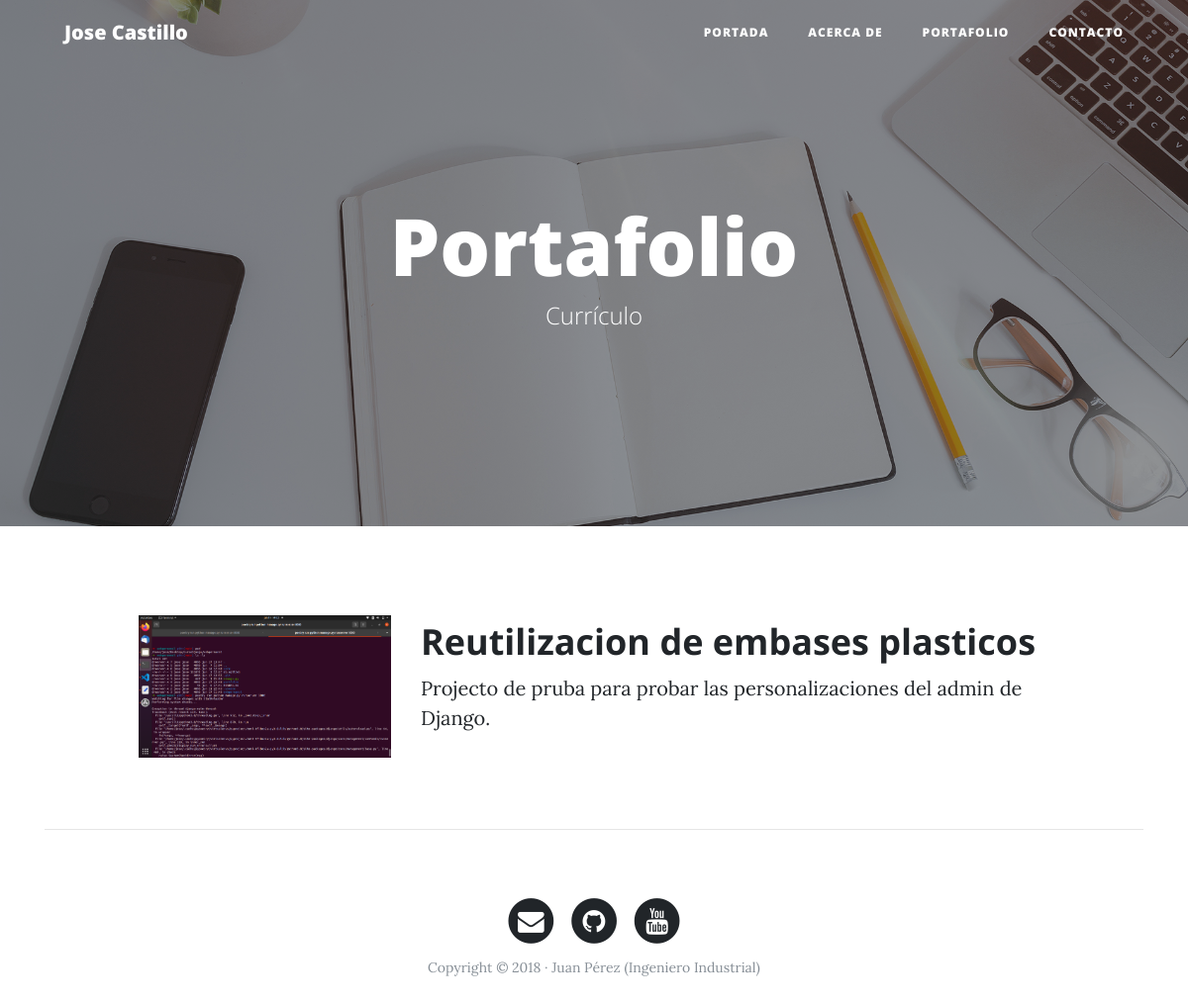
/portfolio/, run on an earlier commit of the app's database.
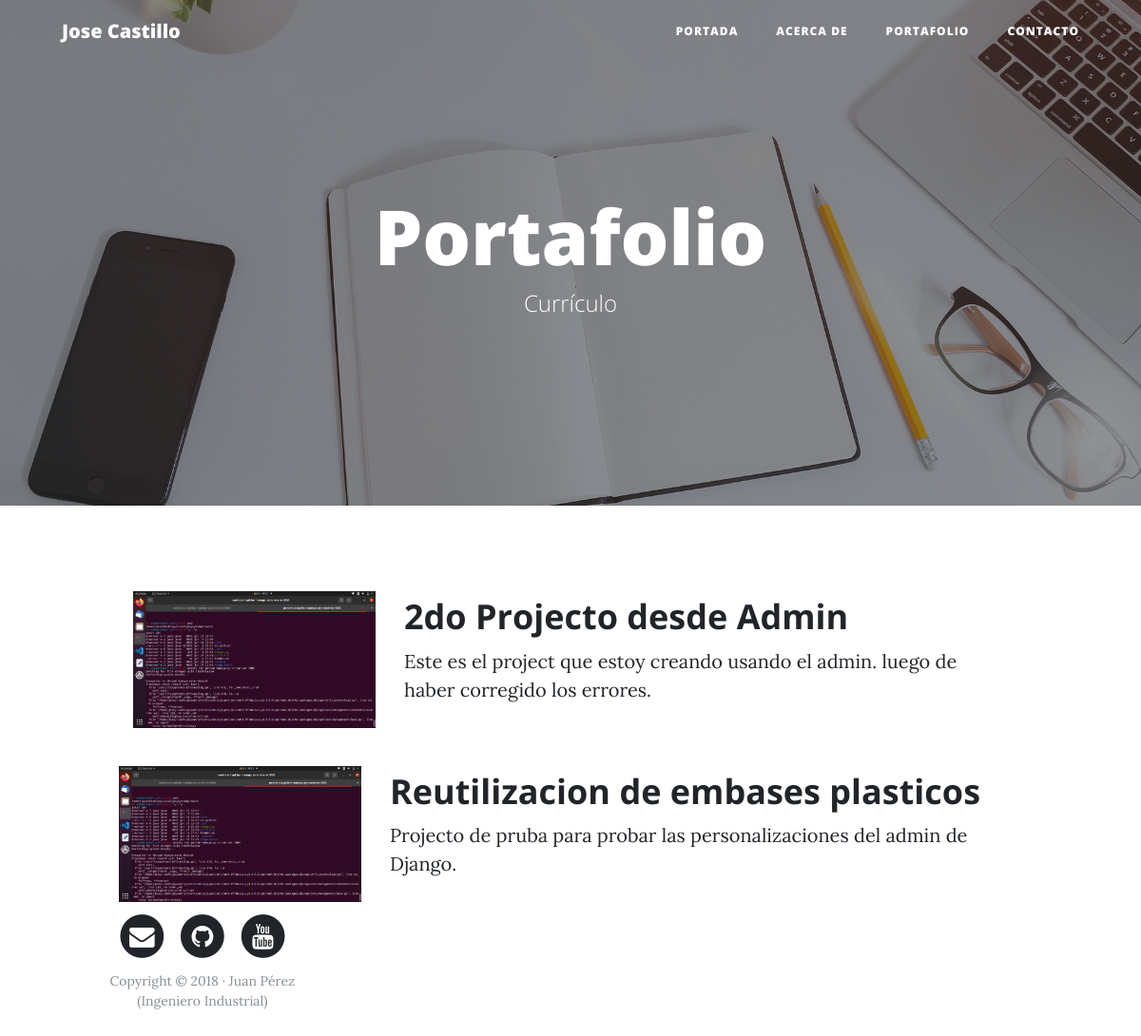
And on a later commit of the database.
### portfolio/models.py (models this page shows, shortened)
class Project(models.Model):
    title = models.CharField(max_length=200, verbose_name="Titulo")
    description = models.TextField()
    image = models.ImageField(upload_to="projects")
    link = models.URLField(null=True, blank=True)
    created = models.DateTimeField(auto_now_add=True)
    updated = models.DateTimeField(auto_now=True)
    class Meta:
        verbose_name = "proyecto"
        ordering = ["-created"]

### portfolio/views.py (the view)
# urls.py: path('portfolio/',portfolio_views.portafolio,name='portafolio'),
def portafolio(request):
    projects = Project.objects.all()
    return render(request,"portfolio/portfolio.html", {'projects':projects})

### portfolio/templates/portfolio/portfolio.html (shortened to what this page needs)
{% extends 'core/base.html' %}
{% block background %}{% load static %}{% static 'core/img/portfolio-bg.jpg' %}{% endblock %}
{% block headers %}
<h1>Portafolio</h1>
<span class="subheading">Currículo</span>
{% endblock %}
{% block content %}
    {% for project in projects%}
        <div class="row">
            <div class="container">
                <div class="row project">
                <div class="col-lg-3 col-md-4 offset-lg-1">
                        <img class="img-fluid" src="{{project.image.url}}" alt="">
                </div>
                <div class="col-lg-7 col-md-8">
                    <h2 class="section-heading title">{{project.title}}</h2>
                    <p>{{project.description}}</p>
                </div>
                </div>
            </div>
    {% endfor %}
{% endblock %}

### core/templates/core/base.html (shortened to what this page needs)
<!DOCTYPE html>
<html lang="es">
  <head>
    {% load static %}
    <link href="{% static 'core/vendor/bootstrap/css/bootstrap.min.css' %}" rel="stylesheet">
    <link href="{% static 'core/vendor/font-awesome/css/font-awesome.min.css' %}" rel="stylesheet" type="text/css">
    <link href="{% static 'core/css/clean-blog.min.css' %}" rel="stylesheet">
  </head>
  <body>
    <nav class="navbar navbar-expand-lg navbar-light fixed-top" id="mainNav">
      <div class="container">
        <a class="navbar-brand" href="{% url 'home'%}">Jose Castillo</a>
        <div class="collapse navbar-collapse" id="navbarResponsive">
          <ul class="navbar-nav ml-auto">
            <li class="nav-item">
              <a class="nav-link" href="{% url 'home'%}">Portada</a>
            </li>
            <li class="nav-item">
              <a class="nav-link" href="{% url 'about'%}">Acerca de</a>
            </li>
            <li class="nav-item">
              <a class="nav-link" href="{% url 'portafolio'%}">Portafolio</a>
            </li>
            <li class="nav-item">
              <a class="nav-link" href="{% url 'contacto'%}">Contacto</a>
            </li>
          </ul>
        </div>
      </div>
    </nav>
    <header class="masthead" style="background-image: url('{% block background %}{% endblock %}')">
      <div class="overlay"></div>
      <div class="container">
        <div class="row">
          <div class="col-lg-8 col-md-10 mx-auto">
            <div class="site-heading">
                {% block headers %}{% endblock %}
            </div>
          </div>
        </div>
      </div>
    </header>
        <div class="container">
            {% block content %}{% endblock %}
        </div>
    {% if request.path != "/" %}<hr>{% endif %}
    <footer>
      <div class="container">
        <div class="row">
          <div class="col-lg-8 col-md-10 mx-auto">
            <ul class="list-inline text-center">
              <li class="list-inline-item">
                <a href="#">
                  <span class="fa-stack fa-lg">
                    <i class="fa fa-circle fa-stack-2x"></i>
                    <i class="fa fa-envelope fa-stack-1x fa-inverse"></i>
                  </span>
                </a>
              </li>
              <li class="list-inline-item">
                <a href="#">
                  <span class="fa-stack fa-lg">
                    <i class="fa fa-circle fa-stack-2x"></i>
                    <i class="fa fa-github fa-stack-1x fa-inverse"></i>
                  </span>
                </a>
              </li>
              <li class="list-inline-item">
                <a href="#">
                  <span class="fa-stack fa-lg">
                    <i class="fa fa-circle fa-stack-2x"></i>
                    <i class="fa fa-youtube fa-stack-1x fa-inverse"></i>
                  </span>
                </a>
              </li>
            </ul>
            <p class="copyright text-muted">Copyright &copy; 2018 · Juan Pérez (Ingeniero Industrial) </p>
          </div>
        </div>
      </div>
    </footer>
  </body>
</html>

What changed in the data, as far as the page shows it:
added Project: image (picture), title "2do Projecto desde Admin", description "Este es el project que estoy creando usando el admin. luego de haber corregido los errores."
